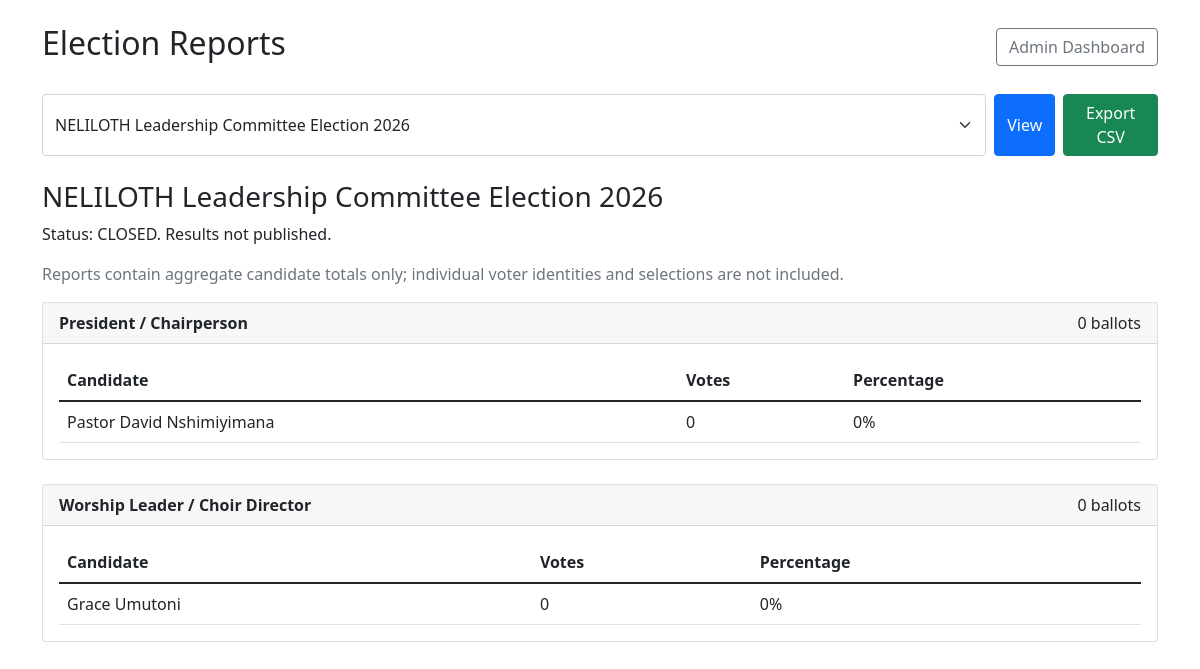
/admin/reports.php (signed in), run on an earlier commit of the app's database.
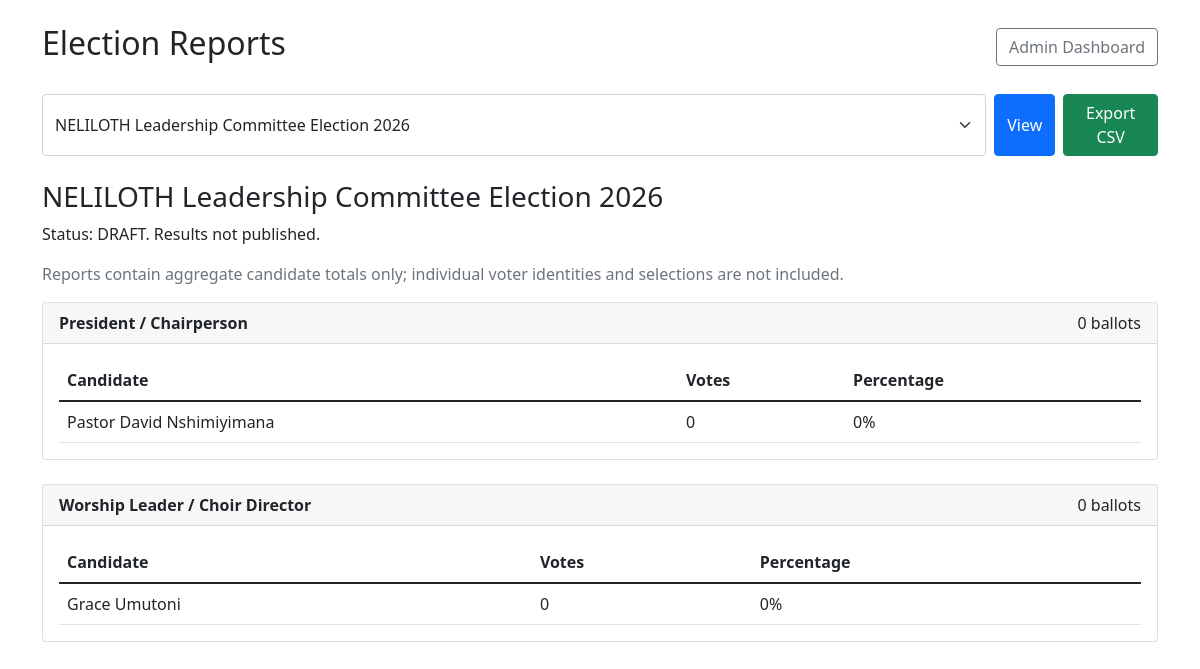
And on a later commit of the database.
### tables this page shows
CREATE TABLE IF NOT EXISTS elections (
    id INT PRIMARY KEY AUTO_INCREMENT,
    title VARCHAR(255) NOT NULL,
    description TEXT,
    start_time DATETIME NOT NULL,
    end_time DATETIME NOT NULL,
    status ENUM('draft','upcoming','open','paused','closed','cancelled') DEFAULT 'draft',
    results_published BOOLEAN NOT NULL DEFAULT FALSE,
    published_at DATETIME NULL,
    created_at TIMESTAMP DEFAULT CURRENT_TIMESTAMP
);

### config/functions.php (called while the page is built, shortened)
<?php
require_once __DIR__ . "/database.php";
function getElectionStatus($election_id) {
    global $pdo;
    $stmt = $pdo->prepare("SELECT status, start_time, end_time FROM elections WHERE id = ?");
    $stmt->execute([(int)$election_id]);
    $election = $stmt->fetch();
    $status = $election["status"];
    if (in_array($status, ["open", "paused"], true) && strtotime($election["end_time"]) <= time()) {
        $pdo->prepare("UPDATE elections SET status = 'closed' WHERE id = ? AND status IN ('open', 'paused')")->execute([(int)$election_id]);
        return "closed";
    }
    return $status;
}
?>

### admin/reports.php (the view, shortened to what the changed rows need)
<?php
require_once "../config/functions.php";
$elections = $pdo->query("SELECT id, title FROM elections ORDER BY created_at DESC")->fetchAll();
$election_id = filter_var($_GET["election_id"] ?? null, FILTER_VALIDATE_INT);
if (!$election_id && $elections) {
    $election_id = (int)$elections[0]["id"];
}
$election_stmt = $pdo->prepare("SELECT id, title, status, results_published FROM elections WHERE id = ?");
$election_stmt->execute([(int)$election_id]);
$election = $election_stmt->fetch();
if ($election) {
    $election["status"] = getElectionStatus((int)$election["id"]);
}
$report = [];
if ($election) {
    $position_stmt = $pdo->prepare("SELECT id, title FROM positions WHERE election_id = ? ORDER BY id");
    $position_stmt->execute([(int)$election["id"]]);
    foreach ($position_stmt->fetchAll() as $position) {
        $candidate_stmt = $pdo->prepare("
            SELECT c.id, c.name, COUNT(b.id) AS votes
            FROM candidates c
            LEFT JOIN ballots b ON b.candidate_id = c.id
                AND b.election_id = ? AND b.position_id = c.position_id
            WHERE c.position_id = ?
            GROUP BY c.id, c.name
            ORDER BY votes DESC, c.name ASC
        ");
        $candidate_stmt->execute([(int)$election["id"], (int)$position["id"]]);
        $total_stmt = $pdo->prepare("SELECT COUNT(*) FROM ballots WHERE election_id = ? AND position_id = ?");
        $total_stmt->execute([(int)$election["id"], (int)$position["id"]]);
        $report[] = [
            "title" => $position["title"],
            "total" => (int)$total_stmt->fetchColumn(),
            "candidates" => $candidate_stmt->fetchAll()
        ];
    }
}
?>
<!DOCTYPE html>
<html lang="en">
<head>
    <link href="https://cdn.jsdelivr.net/npm/bootstrap@5.1.3/dist/css/bootstrap.min.css" rel="stylesheet">
</head>
<body>
<main class="container py-4">
    <div class="d-flex justify-content-between align-items-center mb-4">
        <h2>Election Reports</h2>
        <a href="dashboard.php" class="btn btn-outline-secondary">Admin Dashboard</a>
    </div>
    <?php if (!$election): ?>
        <div class="alert alert-info">No elections are available.</div>
    <?php else: ?>
        <form method="GET" class="d-flex gap-2 mb-4">
            <select name="election_id" class="form-select" aria-label="Select election">
                <?php foreach ($elections as $item): ?>
                    <option value="<?php echo (int)$item["id"]; ?>" <?php echo (int)$item["id"] === (int)$election_id ? "selected" : ""; ?>>
                        <?php echo htmlspecialchars($item["title"]); ?>
                    </option>
                <?php endforeach; ?>
            </select>
            <button type="submit" class="btn btn-primary">View</button>
            <button type="submit" name="export" value="1" class="btn btn-success">Export CSV</button>
        </form>
        <h3><?php echo htmlspecialchars($election["title"]); ?></h3>
        <p>Status: <?php echo htmlspecialchars(strtoupper($election["status"])); ?>.
            Results <?php echo !empty($election["results_published"]) ? "published" : "not published"; ?>.</p>
        <p class="text-muted">Reports contain aggregate candidate totals only; individual voter identities and selections are not included.</p>
        <?php foreach ($report as $position): ?>
            <section class="card mb-4">
                <div class="card-header d-flex justify-content-between">
                    <strong><?php echo htmlspecialchars($position["title"]); ?></strong>
                    <span><?php echo $position["total"]; ?> ballots</span>
                </div>
                <div class="card-body">
                    <div class="table-responsive">
                        <table class="table mb-0">
                            <thead><tr><th>Candidate</th><th>Votes</th><th>Percentage</th></tr></thead>
                            <tbody>
                            <?php foreach ($position["candidates"] as $candidate): ?>
                                <?php
                                $votes = (int)$candidate["votes"];
                                $percentage = $position["total"] > 0 ? round($votes * 100 / $position["total"], 1) : 0;
                                ?>
                                <tr>
                                    <td><?php echo htmlspecialchars($candidate["name"]); ?></td>
                                    <td><?php echo $votes; ?></td>
                                    <td><?php echo $percentage; ?>%</td>
                                </tr>
                            <?php endforeach; ?>
                            </tbody>
                        </table>
                    </div>
                </div>
            </section>
        <?php endforeach; ?>
    <?php endif; ?>
</main>
</body>
</html>

What changed in the data, as far as the page shows it:
changed elections: status (not shown) → "DRAFT"
Also different on the page:
$election["status"]: "CLOSED" → (not shown)
